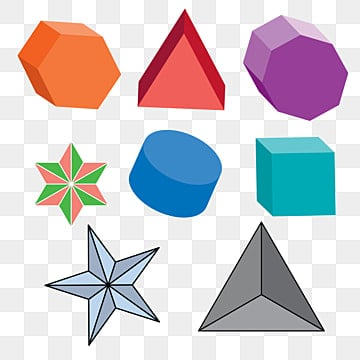
#> input picture shape.jpg, 360 x 360 px
$ python harris_corner.py
#> lines starting #> are read from the running program, lines starting #| are printed output that depends on the picture; after the words box and inside, x2 and y2 are one past the last pixel; in counts of white or black regions, pixels touching at a corner belong together
import numpy as np
import cv2 as cv

filename = 'shape.jpg'
img = cv.imread(filename)
#> img is the input picture: shape (360, 360, 3); mean B, G, R 205.7, 200.7, 205.7
gray = cv.cvtColor(img,cv.COLOR_BGR2GRAY)
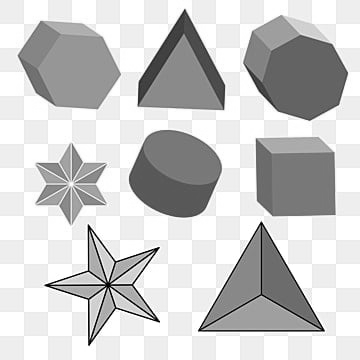
#> gray: shape (360, 360); min 0, max 255, mean 202.8

gray = np.float32(gray)
dst = cv.cornerHarris(gray,5,3,0.01)
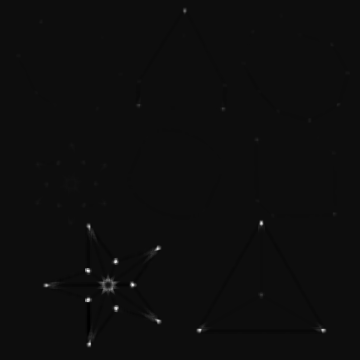
#> dst: shape (360, 360) float32; min -9915569, max 179442592, mean 261119.3; drawn with min black and max white

# Đánh dấu góc trên ảnh gốc
img[dst > 0.01 * dst.max()] = [0, 0, 255]
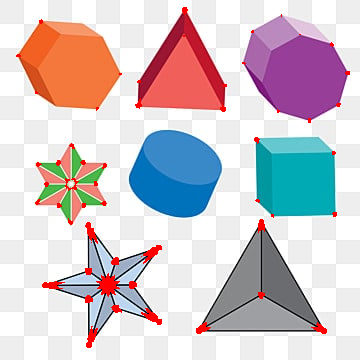
#> img: shape (360, 360, 3); 1.69% of pixels changed, all inside (x1, y1, x2, y2) = (16, 7, 350, 348)

# Threshold for an optimal value, it may vary depending on the image.
img[dst>0.01*dst.max()]=[0,0,255]

cv.imshow('HARIS CORNER',img)
if cv.waitKey(0) & 0xff == 27:
#> (key Esc is pressed here)
 cv.destroyAllWindows()
